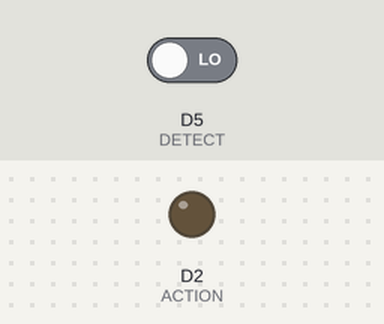
The sketch below on a simulated ESP8266 (NodeMCU). Parts: output pins drawn as LEDs (lit = HIGH). Inputs (shaded band) come from the test bench; at power-on: D5 (DETECT) LOW. WiFi joins after 1.5 s; servers stay silent unless stated; what the sketch prints to the serial monitor is not drawn.

Above: at 3.2 s.
3.3 s: D5 (DETECT) driven HIGH
At 4.7 s:
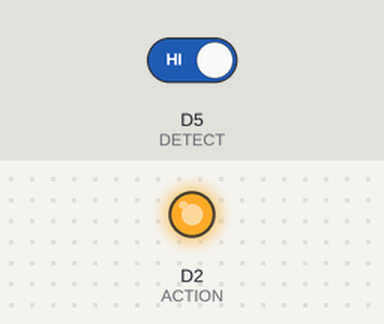
5.0 s: D5 (DETECT) driven LOW
At 6.1 s:
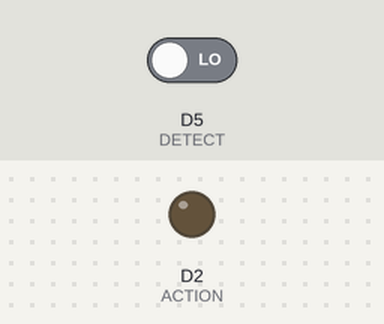
Timing chart, 0 to 8.0 s (numbered marks = the images above; inputs shaded):
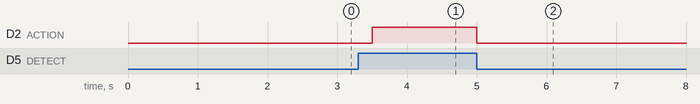

The sketch:

OpticalFence.ino
```cpp
#include <ESP8266WiFi.h>

#define DETECT D5  // Pin connected to the laser receiver
#define ACTION D2  // Pin for the action (e.g., buzzer or LED)

// WiFi credentials
char ssid[] = "**********"; // Put your ID name
char pass[] = "********";// Put your password here

// Google Sheets script ID and host
String GAS_ID = "AKfGOb___Your_Google_Sheet_ID"; // Spreadsheet script ID
const char* host = "script.google.com";

bool laserState = false; // Variable to hold the state of the LASER Rx
void setup() {
Serial.begin(9600);

// Define pin modes
 pinMode(DETECT, INPUT);   // Set laser receiver pin as input
 pinMode(ACTION, OUTPUT);  // Set action pin as output

  // Connect to WiFi
  Serial.print("Connecting");
  WiFi.begin(ssid, pass); // Connect to your WiFi router
  while (WiFi.status() != WL_CONNECTED)
  {
    Serial.print(".");
    delay(1000);
  }
  Serial.println("Connected to WiFi");
}

void update_google_sheet() {
    Serial.print("Connecting to ");
    Serial.println(host);

    WiFiClientSecure client;
    const int httpPort = 443; // 80 is for HTTP / 443 is for HTTPS!
    client.setInsecure(); // This is the magical line that makes everything work

    if (!client.connect(host, httpPort)) {
      Serial.println("Connection failed");
      return;
    }

    // Processing data and sending data
    String url = "/macros/s/" + GAS_ID + "/exec?laserState=";
    url += (laserState ? "1" : "0");
    Serial.print("Requesting URL: ");
    Serial.println(url);

    // Send the request to the server
    client.print(String("GET ") + url + " HTTP/1.1\r\n" +
                 "Host: " + host + "\r\n" +
                 "Connection: close\r\n\r\n");
    Serial.println();
    Serial.println("Closing connection");
}

void loop() {
  laserState = digitalRead(DETECT); // Read the state of the laser receiver

  // Control the ACTION pin based on the laserState
  if (laserState == HIGH) {
    digitalWrite(ACTION, HIGH); // Turn ON the action (e.g., buzzer or LED)
  } else {
    digitalWrite(ACTION, LOW);  // Turn OFF the action
  }

  // Update data to Google Sheets periodically
  static unsigned long lastUpdate = 0;
  unsigned long currentMillis = millis();
  if (currentMillis - lastUpdate >= 10000) { // Update every 10 seconds
    lastUpdate = currentMillis;
    update_google_sheet();
  }
delay(250); // Short delay for stability
}
```

Measured:
- after the input at 3.3 s, D2 (ACTION): LOW → HIGH after 0.20 s
- after the input at 5.0 s, D2 (ACTION): HIGH → LOW at once
